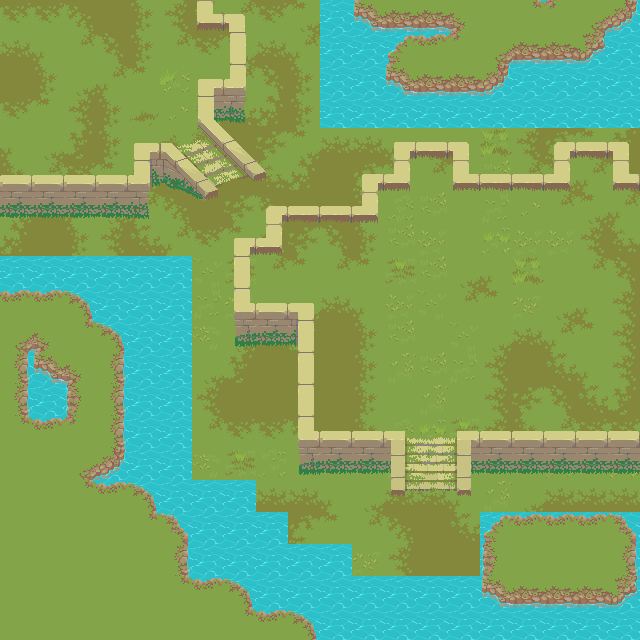

This is a level from a 2D game, rendered from its Tiled map with the project's own tilesets. A one-line summary and the complete map file follow:
An orthogonal 20x20 tile map with 32x32 px tiles, 5 tile layers (terrain0, terrain1, wall-8, Animated water, ...), 3 tilesets.

<map version="1.10" tiledversion="1.11.0" orientation="orthogonal" renderorder="right-down" width="20" height="20" tilewidth="32" tileheight="32" infinite="0" nextlayerid="35" nextobjectid="1">
 <tileset firstgid="1" source="Terrain - Ancient Ruins.tsx" />
 <tileset firstgid="2092" source="Ancient Ruins-Tileset-wall-8.tsx" />
 <tileset firstgid="2162" source="Tileset-Animated Terrains-8 frames--.tsx" />
 <layer id="8" name="terrain0" width="20" height="20">
  <data encoding="csv">
18,18,18,18,18,18,18,18,18,18,18,18,18,18,18,18,18,18,18,18,
18,18,18,18,18,18,18,18,18,18,18,18,18,18,18,18,18,18,18,18,
18,18,18,18,18,18,18,18,18,18,18,18,18,18,18,18,18,18,18,18,
18,18,18,18,18,18,18,18,18,18,18,18,18,18,18,18,18,18,18,18,
18,18,18,18,18,18,18,18,18,18,18,18,18,18,18,18,18,18,18,18,
18,18,18,18,18,18,18,18,18,18,18,18,18,18,18,18,18,18,18,18,
18,18,18,18,18,18,18,18,18,18,18,18,18,18,18,18,18,18,18,18,
18,18,18,18,18,18,18,18,18,18,18,18,18,18,18,18,18,18,18,18,
18,18,18,18,18,18,18,18,18,18,18,18,18,18,18,18,18,18,18,18,
18,18,18,18,18,18,18,18,18,18,18,18,18,18,18,18,18,18,18,18,
18,18,18,18,18,18,18,18,18,18,18,18,18,18,18,18,18,18,18,18,
18,18,18,18,18,18,18,18,18,18,18,18,18,18,18,18,18,18,18,18,
18,18,18,18,18,18,18,18,18,18,18,18,18,18,18,18,18,18,18,18,
18,18,18,18,18,18,18,18,18,18,18,18,18,18,18,18,18,18,18,18,
18,18,18,18,18,18,18,18,18,18,18,18,18,18,18,18,18,18,18,18,
18,18,18,18,18,18,18,18,18,18,18,18,18,18,18,18,18,18,18,18,
18,18,18,18,18,18,18,18,18,18,18,18,18,18,18,18,18,18,18,18,
18,18,18,18,18,18,18,18,18,18,18,18,18,18,18,18,18,18,18,18,
18,18,18,18,18,18,18,18,18,18,18,18,18,18,18,18,18,18,18,18,
18,18,18,18,18,18,18,18,18,18,18,18,18,18,18,18,18,18,18,18
</data>
 </layer>
 <layer id="33" name="terrain1" width="20" height="20">
  <data encoding="csv">
21,21,22,0,91,95,127,23,21,19,131,0,91,95,0,55,56,95,0,91,
165,128,58,59,91,58,21,19,165,23,59,0,91,95,0,164,128,95,0,91,
0,91,130,23,56,273,130,23,59,91,58,21,56,58,21,21,19,131,0,91,
21,56,95,91,129,163,95,127,166,91,200,200,275,202,167,236,95,0,20,19,
128,130,131,91,130,128,95,0,55,19,165,165,128,130,128,271,95,20,19,131,
91,58,21,56,95,164,166,0,164,166,0,20,56,58,56,201,58,19,23,59,
19,165,128,130,23,22,0,55,22,0,0,91,237,201,93,236,163,58,19,23,
166,0,91,95,127,23,21,56,95,55,59,91,201,202,93,275,202,202,95,164,
20,21,19,166,0,91,238,272,58,56,58,56,272,201,130,128,271,93,58,59,
56,92,95,0,20,56,236,203,93,130,165,128,202,238,58,56,203,130,128,95,
238,163,95,0,91,163,199,130,165,166,0,91,201,93,238,130,165,23,56,95,
128,203,58,59,164,128,130,131,0,0,0,91,200,201,236,95,0,127,128,95,
91,274,238,95,0,91,95,0,0,0,0,91,93,200,93,95,55,59,127,131,
56,274,235,95,20,56,58,21,21,22,0,91,237,275,272,95,91,58,21,21,
201,199,275,95,91,93,199,272,239,58,21,56,200,239,163,58,56,239,163,275,
237,130,165,131,91,163,93,130,165,165,128,130,165,165,128,200,130,165,165,165,
92,95,0,0,91,275,130,131,0,20,56,58,22,0,127,128,95,0,0,0,
130,166,0,0,91,130,166,0,0,91,235,203,95,0,0,91,58,22,0,0,
95,0,55,22,164,166,55,59,55,56,201,93,58,59,0,164,128,95,0,0,
131,20,56,95,0,55,56,58,56,235,272,201,200,95,0,0,91,95,0,0
</data>
 </layer>
 <layer id="24" name="wall-8" width="20" height="20">
  <data encoding="csv">
2114,2114,2114,2114,2114,2114,2105,2095,0,0,0,0,0,0,0,0,0,0,0,0,
2114,2114,2114,2114,2114,2114,2114,2116,0,0,0,0,0,0,0,0,0,0,0,0,
2114,2114,2114,2114,2114,0,2125,2126,0,0,0,0,0,0,0,0,0,0,0,0,
2114,2114,2114,2114,0,0,0,2136,0,0,0,0,0,0,0,0,0,0,0,0,
2114,2114,2114,2114,2125,0,0,0,0,0,0,0,2102,2094,2095,0,0,2093,2094,2095,
2134,2134,2134,2134,2135,0,0,0,0,0,0,2102,2103,2114,2105,2094,2094,2103,2114,2105,
2144,2144,2144,2144,2145,0,0,0,2093,2094,2094,2103,2114,2114,2114,2114,2114,2114,2114,2114,
0,0,0,0,0,0,0,2102,2103,2114,2114,2114,2114,2114,2114,2114,2114,2114,2114,2114,
0,0,0,0,0,0,0,2112,2114,2114,2114,2114,2114,2114,2114,2114,2114,2114,2114,2114,
0,0,0,0,0,0,0,2122,2134,2137,2114,2114,2114,2114,2114,2114,2114,2114,2114,2114,
0,0,0,0,0,0,0,2132,2144,2147,2114,2114,2114,2114,2114,2114,2114,2114,2114,2114,
0,0,0,0,0,0,0,0,0,2112,2114,2114,2114,2114,2114,2114,2114,2114,2114,2114,
0,0,0,0,0,0,0,0,0,2112,2114,2114,2114,2114,2114,2114,2114,2114,2114,2114,
0,0,0,0,0,0,0,0,0,2122,2134,2134,0,0,0,2134,2134,2134,2134,2134,
0,0,0,0,0,0,0,0,0,2132,2144,2144,0,0,0,2144,2144,2144,2144,2144,
0,0,0,0,0,0,0,0,0,0,0,0,0,0,0,0,0,0,0,0,
0,0,0,0,0,0,0,0,0,0,0,0,0,0,0,0,0,0,0,0,
0,0,0,0,0,0,0,0,0,0,0,0,0,0,0,0,0,0,0,0,
0,0,0,0,0,0,0,0,0,0,0,0,0,0,0,0,0,0,0,0,
0,0,0,0,0,0,0,0,0,0,0,0,0,0,0,0,0,0,0,0
</data>
 </layer>
 <layer id="34" name="Animated water" width="20" height="20">
  <data encoding="csv">
0,0,0,0,0,0,0,0,0,0,2191,2366,2367,2367,2337,2309,2281,2279,2339,2340,
0,0,0,0,0,0,0,0,0,0,2191,2191,2250,2251,2279,2339,2367,2367,2368,2191,
0,0,0,0,0,0,0,0,0,0,2191,2191,2366,2367,2367,2340,2191,2191,2191,2191,
0,0,0,0,0,14,0,16,0,0,2191,2191,2191,2191,2191,2191,2191,2191,2191,2191,
0,0,0,0,0,0,0,0,0,0,0,0,0,0,0,0,0,0,0,0,
0,0,0,0,0,0,0,0,0,0,0,0,0,0,0,0,0,0,0,0,
0,0,0,0,0,0,0,124,125,0,0,0,0,0,0,0,0,0,0,0,
0,0,0,0,0,0,0,0,0,0,0,0,0,0,0,0,0,0,0,0,
2191,2191,2191,2191,2191,2191,0,0,0,0,0,0,0,0,0,0,0,0,0,0,
2251,2251,2252,2191,2191,2191,0,0,0,0,0,0,0,0,0,0,0,0,0,0,
2339,2337,2281,2252,2191,2191,0,0,0,0,0,0,0,0,0,0,0,0,0,0,
2311,2366,2337,2311,2191,2191,0,0,0,0,0,0,0,0,0,0,0,0,0,0,
2311,2191,2307,2311,2191,2191,0,0,0,0,0,0,0,0,0,0,0,0,0,0,
2281,2251,2279,2311,2191,2191,0,0,0,0,0,0,0,0,0,0,0,0,0,0,
2309,2309,2339,2340,2191,2191,0,0,0,0,0,0,0,0,0,0,0,0,0,0,
2309,2309,2281,2251,2252,2191,2191,2191,0,0,0,0,0,0,0,0,0,0,0,0,
2309,2309,2309,2309,2281,2282,2191,2191,2191,0,0,0,0,0,0,2250,2251,2251,2251,2282,
2309,2309,2309,2309,2309,2311,2191,2191,2191,2191,0,0,0,0,0,2307,2309,2309,2309,2311,
2309,2309,2309,2309,2309,2281,2251,2252,2191,2191,0,0,0,0,0,2366,2367,2367,2367,2368,
2309,2309,2309,2309,2309,2309,2309,2281,2251,2252,0,0,0,0,0,2191,2191,2191,2191,2191
</data>
 </layer>
 <layer id="31" name="stairs" width="20" height="20">
  <data encoding="csv">
0,0,0,0,0,0,0,0,0,0,0,0,0,0,0,0,0,0,0,0,
0,0,0,0,0,0,0,0,0,0,0,0,0,0,0,0,0,0,0,0,
0,0,0,0,0,0,0,0,0,0,0,0,0,0,0,0,0,0,0,0,
0,0,0,0,0,14,15,16,0,0,0,0,0,0,0,0,0,0,0,0,
0,0,0,0,0,50,51,52,53,0,0,0,0,0,0,0,0,0,0,0,
0,0,0,0,0,86,87,88,89,0,0,0,0,0,0,0,0,0,0,0,
0,0,0,0,0,122,123,124,125,0,0,0,0,0,0,0,0,0,0,0,
0,0,0,0,0,0,0,0,0,0,0,0,0,0,0,0,0,0,0,0,
0,0,0,0,0,0,0,0,0,0,0,0,0,0,0,0,0,0,0,0,
0,0,0,0,0,0,0,0,0,0,0,0,0,0,0,0,0,0,0,0,
0,0,0,0,0,0,0,0,0,0,0,0,0,0,0,0,0,0,0,0,
0,0,0,0,0,0,0,0,0,0,0,0,0,0,0,0,0,0,0,0,
0,0,0,0,0,0,0,0,0,0,0,0,0,0,0,0,0,0,0,0,
0,0,0,0,0,0,0,0,0,0,0,0,156,157,158,0,0,0,0,0,
0,0,0,0,0,0,0,0,0,0,0,0,192,193,194,0,0,0,0,0,
0,0,0,0,0,0,0,0,0,0,0,0,228,229,230,0,0,0,0,0,
0,0,0,0,0,0,0,0,0,0,0,0,0,0,0,0,0,0,0,0,
0,0,0,0,0,0,0,0,0,0,2191,0,0,0,0,0,0,0,0,0,
0,0,0,0,0,0,0,0,0,0,2191,2191,2191,2191,2191,0,0,0,0,0,
0,0,0,0,0,0,0,0,0,0,2191,2191,2191,2191,2191,0,0,0,0,0
</data>
 </layer>
</map>
